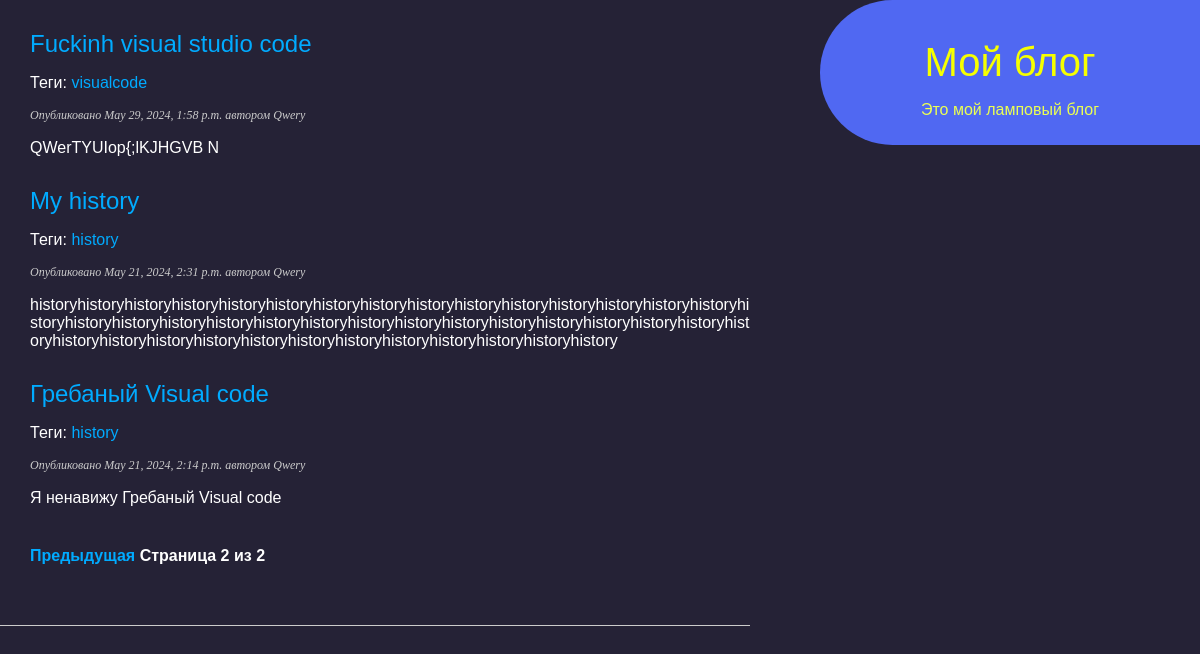
Screenshot of /blog/?page=2 with the database file from the repository.
### blog/models.py (models this page shows, shortened)
class Post(models.Model):
    class Status(models.TextChoices): #сокращенный и полный варик в выпадающем списке
        DRAFT = "DF", "Draft"
        PUBLISHED = "PB", 'Published'
    tags = TaggableManager()
    title = models.CharField(max_length=200)
    slug = models.SlugField(max_length=200)
    author = models.ForeignKey(User,
                               on_delete=models.CASCADE,
                               related_name='blog_posts')
    body = models.TextField()
    publish = models.DateTimeField(default=timezone.now)
    created = models.DateTimeField(auto_now_add=True)
    updated = models.DateTimeField(auto_now=True)
    status = models.CharField(max_length=2, choices=Status.choices, default=Status.DRAFT)
    objects = models.Manager()
    published = PublishedManager()
    class Meta:
        ordering = ['-publish'] #сортировка по времени публикации поста, убывающий
        indexes = [
            models.Index(fields=['-publish'])
        ]

### blog/views.py (the view)
# urls.py: path('', views.PostListView.as_view(), name = 'post_list'), # ссылка, вьюшка, нэйм для html
class PostListView(ListView):
    queryset = Post.published.all()
    context_object_name = 'posts'
    paginate_by = 3
    template_name = 'blog/post/list.html'

### blog/templates/blog/post/list.html (shortened to what this page needs)
{% extends "blog/base.html" %}
{% block content %}
{%for post in posts %}
<h2>
    <a href="{% url 'blog:post_detail' post.id %}">
        {{post.title}}
    </a>
</h2>
<p class = "tags">
     Теги:
     {% for tag in post.tags.all%}
    <a href = "{% url "blog:post_list_by_tag" tag.slug %}">
        {{tag.name}}
    </a>
        {%endfor%}
    </p>
<p class = "date">
    Опубликовано {{post.publish}} автором {{post.author}}
</p>
{{ post.body|truncatewords:30|linebreaks}}
{%endfor %}
{% include "pagination.html" with page=page_obj %}
{% endblock %}

### blog/static/css/blog.css (style rules this page uses)
body { margin:0; padding:0; font-family:helvetica, sans-serif; background-color: #252236; }
a { color:#00abff; text-decoration:none; }
h2 { font-weight:normal; color: #75fff8; margin:30px 0 0; }
p.date { color:#ccc; font-family: georgia, serif; font-size: 12px; font-style: italic; }

### rows the page displays
Post: title "Fuckinh visual studio code", publish "May 29, 2024, 1:58 p.m.", author "Qwery", body "QWerTYUIop{;lKJHGVB N"
Tag: name "visualcode"
Post: title "My history", publish "May 21, 2024, 2:31 p.m.", author "Qwery", body "historyhistoryhistoryhistoryhistoryhistoryhistoryhistoryhistoryhistoryhistoryhistoryhistoryhistoryhistoryhistoryhistoryhistoryhistoryhistoryhistoryhistoryhistoryhistoryhistoryhistoryhistoryhistoryhistoryhistoryhistoryhistoryhistoryhistoryhistoryhistoryhistoryhistoryhistoryhistoryhistoryhistoryhistory"
Tag: name "history"
Post: title "Гребаный Visual code", publish "May 21, 2024, 2:14 p.m.", author "Qwery", body "Я ненавижу Гребаный Visual code"

### other values shown
{{ page.number }} "2"
{{ page.paginator.num_pages }} "2"
